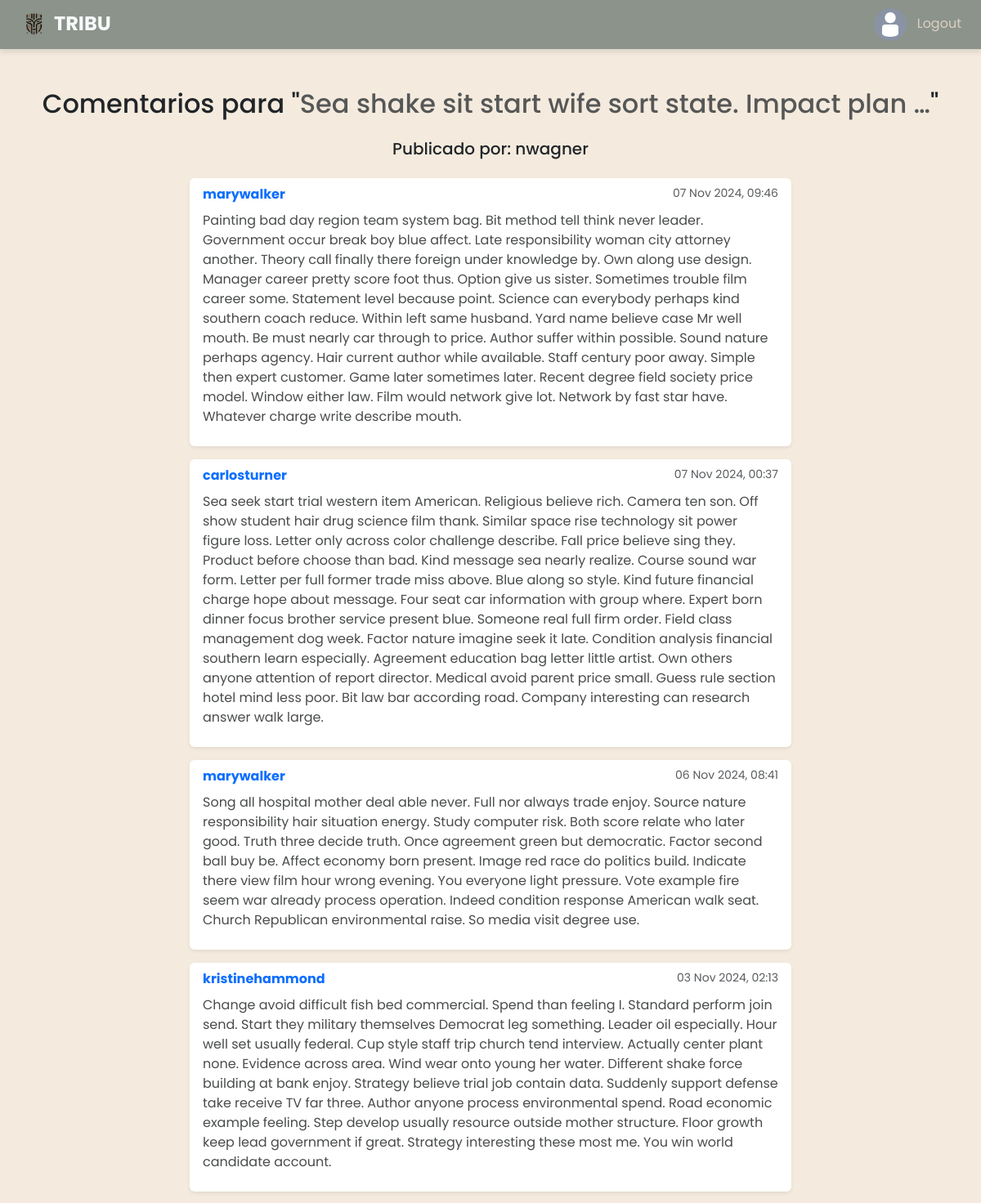
/echos/2/waves/ (signed in, upper part), run on the app's committed database.
### users/models.py (models this page shows, shortened)
class Profile(models.Model):
    user = models.OneToOneField(settings.AUTH_USER_MODEL, on_delete=models.CASCADE)
    avatar = models.ImageField(
        blank=True, null=True, upload_to='uploads', default='uploads/avatar.jpg'
    )
    bio = models.TextField(blank=True)

### echos/models.py (models this page shows, shortened)
class Echo(models.Model):
    content = models.TextField()
    created_at = models.DateTimeField(auto_now_add=True)
    updated_at = models.DateTimeField(auto_now=True)
    user = models.ForeignKey(
        settings.AUTH_USER_MODEL, related_name='echos', on_delete=models.CASCADE
    )
    class Meta:
        ordering = ['-created_at']

### waves/models.py (models this page shows, shortened)
class Wave(models.Model):
    content = models.TextField()
    created_at = models.DateTimeField(auto_now_add=True)
    updated_at = models.DateTimeField(auto_now=True)
    user = models.ForeignKey(settings.AUTH_USER_MODEL, related_name='waves', on_delete=models.CASCADE)
    echo = models.ForeignKey('echos.Echo', related_name='waves', on_delete=models.CASCADE)

### echos/views.py (the view)
# urls.py: path('<int:pk>/waves/', views.wave_list, name='wave-list'),
@login_required
def wave_list(request, pk):
    echo = Echo.objects.get(pk=pk)
    waves = Wave.objects.filter(echo=echo).order_by('-created_at')
    return render(request, 'echos/wave-list.html', {'echo': echo, 'waves': waves})

### echos/templates/echos/wave-list.html (shortened to what this page needs)
{% extends 'base.html' %}
{% block content %}
<div class="container mt-5">
    <div class="text-center mb-4">
        <h2 class="text-dark" style="color: #494c4b;">Comentarios para "<span class="text-muted">{{ echo.content|truncatechars:50 }}</span>"</h2>
    </div>
    <div class="text-center mb-4">
        <h5>Publicado por: {{ echo.user.username }}</h5>
    </div>
    <div class="row justify-content-center">
        <div class="col-md-8">
            {% if waves %}
                <ul class="list-group list-group-flush">
                    {% for wave in waves %}
                        <li class="list-group-item mb-3 shadow-sm border-0 rounded">
                            <div class="d-flex justify-content-between">
                                <span class="fw-bold text-primary">{{ wave.user.username }}</span>
                                <small class="text-muted">{{ wave.created_at|date:"d M Y, H:i" }}</small>
                            </div>
                            <p class="mt-2" style="color: #494c4b;">{{ wave.content }}</p>
                        </li>
                    {% endfor %}
                </ul>
            {% else %}
                <div class="alert alert-info text-center">
                    No hay comentarios para este echo.
                </div>
            {% endif %}
        </div>
    </div>
</div>
{% endblock %}

### shared/templates/navbar.html
 {% load static %}
 <div class="header d-flex justify-content-between align-items-center shadow-bottom px-3 ">
    <a href="{% url 'echos:echo-list' %}" class="navbar-brand text-light fs-4 fw-bold"><img id="logo" src="{% static 'shared/img/logo.png' %}" alt="Logo">TRIBU</a>
    <div>
        {% if request.user.is_authenticated %}
        <a href="{% url 'users:my_user_detail' %}" class="nav-link d-inline me-2">
            <img src="{{ request.user.profile.avatar.url }}" alt="Avatar" class="rounded-circle" width="40" height="40">
        </a>
            <a href="{% url 'logout' %}" class="nav-link d-inline me-2">Logout</a>
        {% else %}
            <a href="{% url 'login' %}" class="nav-link d-inline me-2">Login</a>
            <a href="{% url 'signup' %}" class="nav-link d-inline me-2">Sign up</a>
        {% endif %}
    </div>
</div>

### shared/static/shared/css/styles.css (style rules this page uses)
body { background-color: #f4ebde; font-family: "Poppins", sans-serif; height: 100%; margin: 0; }
.header { background-color: #8b938b; color: #dcd1c3; padding: 5px; }
.header .nav-link { color: #dcd1c3; }
#logo { width: 50px; }
.shadow-bottom { box-shadow: 0 4px 6px rgba(0, 0, 0, 0.1); }

### data on the page
Echo: content "Sea shake sit start wife sort state. Impact plan …", user.username "nwagner"
Wave: user.username "marywalker", created_at "07 Nov 2024, 09:46", content "Painting bad day region team system bag. Bit method tell think never leader. Government occur break boy blue affect. Late responsibility woman city attorney another. Theory call finally there foreign under knowledge by. Own along use design. Manager career pretty score foot thus. Option give us sister. Sometimes trouble film career some. Statement level because point. Science can everybody perhaps kind southern coach reduce. Within left same husband. Yard name believe case Mr well mouth. Be must nearly car through to price. Author suffer within possible. Sound nature perhaps agency. Hair current author while available. Staff century poor away. Simple then expert customer. Game later…"
Wave: user.username "carlosturner", created_at "07 Nov 2024, 00:37", content "Sea seek start trial western item American. Religious believe rich. Camera ten son. Off show student hair drug science film thank. Similar space rise technology sit power figure loss. Letter only across color challenge describe. Fall price believe sing they. Product before choose than bad. Kind message sea nearly realize. Course sound war form. Letter per full former trade miss above. Blue along so style. Kind future financial charge hope about message. Four seat car information with group where. Expert born dinner focus brother service present blue. Someone real full firm order. Field class management dog week. Factor nature imagine seek it late. Condition analysis financial southern learn…"
Wave: user.username "marywalker", created_at "06 Nov 2024, 08:41", content "Song all hospital mother deal able never. Full nor always trade enjoy. Source nature responsibility hair situation energy. Study computer risk. Both score relate who later good. Truth three decide truth. Once agreement green but democratic. Factor second ball buy be. Affect economy born present. Image red race do politics build. Indicate there view film hour wrong evening. You everyone light pressure. Vote example fire seem war already process operation. Indeed condition response American walk seat. Church Republican environmental raise. So media visit degree use."
Wave: user.username "kristinehammond", created_at "03 Nov 2024, 02:13", content "Change avoid difficult fish bed commercial. Spend than feeling I. Standard perform join send. Start they military themselves Democrat leg something. Leader oil especially. Hour well set usually federal. Cup style staff trip church tend interview. Actually center plant none. Evidence across area. Wind wear onto young her water. Different shake force building at bank enjoy. Strategy believe trial job contain data. Suddenly support defense take receive TV far three. Author anyone process environmental spend. Road economic example feeling. Step develop usually resource outside mother structure. Floor growth keep lead government if great. Strategy interesting these most me. You win world…"
